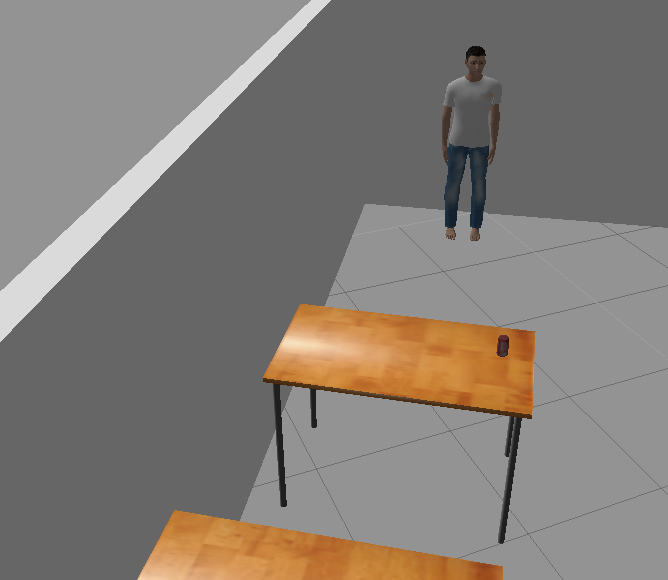
#> input picture colorProject/nothing.png, 668 x 580 px
$ python filter.py
#> lines starting #> are read from the running program, lines starting #| are printed output that depends on the picture; after the words box and inside, x2 and y2 are one past the last pixel; in counts of white or black regions, pixels touching at a corner belong together
import cv2
import numpy as np

class Filter:
    HSV_COLOR_RANGES = {
        'red1': [[180, 255, 255], [159, 50, 70]],
        'red2': [[9, 255, 255], [0, 50, 70]],
        'green': [[89, 255, 255], [36, 50, 70]],
        'blue': [[128, 255, 255], [90, 50, 70]],
        'yellow': [[35, 255, 255], [25, 50, 70]],
        'purple': [[158, 255, 255], [129, 50, 70]]
    }

    RGB_COLORS = {
        'red': [0,0,255],
        'green': [0,255,0],
        'blue': [255,0,0],
        'purple': [255,0,255],
        'yellow': [0,255,255]
    }

    @staticmethod
    def get_filtered(imgname, color):
#> called with imgname = 'nothing.png', color = 'red'
        img = cv2.imread(imgname)
#> img is the input picture: shape (580, 668, 3); mean B, G, R 118.4, 124.5, 130.7

        hsv = cv2.cvtColor(img, cv2.COLOR_BGR2HSV)
#> hsv: shape (580, 668, 3); mean H, S, V 2.2, 17.3, 130.9

        mask = None
        if color == 'red':
            lower_red1 = np.array(Filter.HSV_COLOR_RANGES['red1'][1])
            upper_red1 = np.array(Filter.HSV_COLOR_RANGES['red1'][0])

            lower_red2 = np.array(Filter.HSV_COLOR_RANGES['red2'][1])
            upper_red2 = np.array(Filter.HSV_COLOR_RANGES['red2'][0])

            mask1 = cv2.inRange(hsv, lower_red1, upper_red1)
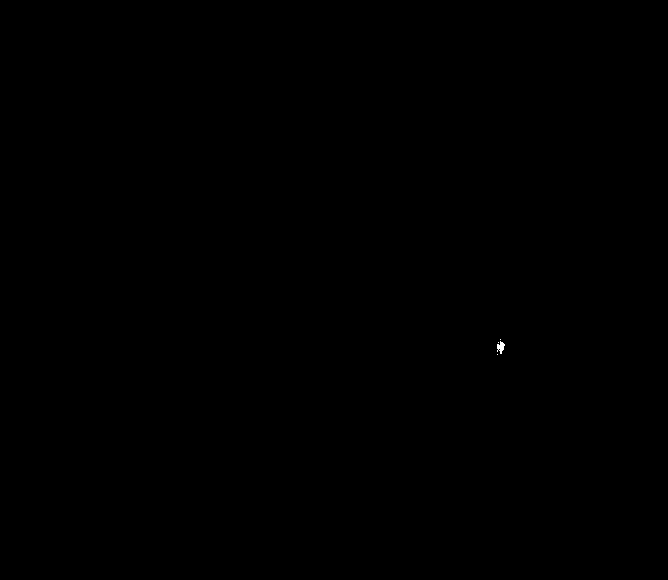
#> mask1: shape (580, 668); 0.02% white; 4 white regions (3 under 20 px), largest, box (x1, y1, x2, y2) and area: (497, 341, 505, 354) 61
            mask2 = cv2.inRange(hsv, lower_red2, upper_red2)
#> mask2: shape (580, 668); 0.03% white in thin lines or dots, all inside (x1, y1, x2, y2) = (443, 59, 509, 567)
            mask = mask1 + mask2
#> mask: shape (580, 668); 0.04% white; 23 white regions (22 under 20 px), largest, box (x1, y1, x2, y2) and area: (497, 335, 509, 355) 123
        else:
            lower = np.array(Filter.HSV_COLOR_RANGES[color][1])
            upper = np.array(Filter.HSV_COLOR_RANGES[color][0])
            mask = cv2.inRange(hsv, lower, upper)

        img[mask != 0] = Filter.RGB_COLORS[color]
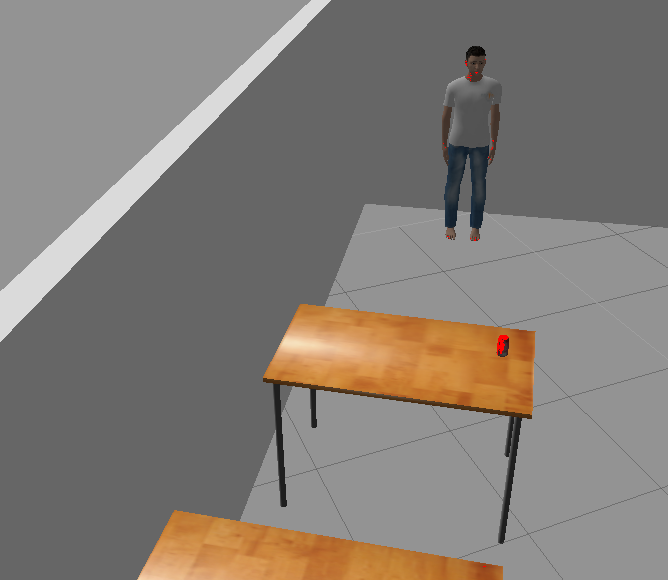
#> img: shape (580, 668, 3); 0.04% of pixels changed, all inside (x1, y1, x2, y2) = (443, 59, 509, 567)

        return img

    @staticmethod
    def get_PID_value(filtered_img, color):
#> called with color = 'red'
        num_ys = len(filtered_img[0])
#> num_ys = 668
        num_xs = len(filtered_img)
#> num_xs = 580
        rgb_color = np.asarray(Filter.RGB_COLORS[color])

        color_columns = []
        max_column = 0
        max_amount = 0
        # print(f_img)
        for y in range(num_ys):
            amount = 0
            for x in range(num_xs):
                # print(type(filtered_img[x,y]))
                # print(filtered_img[x,y][0])
                if (filtered_img[x,y] == rgb_color).all():
                    amount = amount + 1

            color_columns.append(amount)
            if (amount > color_columns[max_column]):
                max_column = y
                max_amount = amount
#> after the loop, max_amount = 19; max_column = 500
        # print(max_column)

        return (max_column - num_ys/2) * max_amount


if __name__ == '__main__':
    # [9 lines of commented-out code are left out]

    color = 'red'
    pictures = ['nothing.png']
    for p in pictures:
        f_img = Filter.get_filtered(p, color)
        print(p)
        pid_val = Filter.get_PID_value(f_img, color)
#> pid_val = 3154
        print(pid_val)
#| 3154.0
